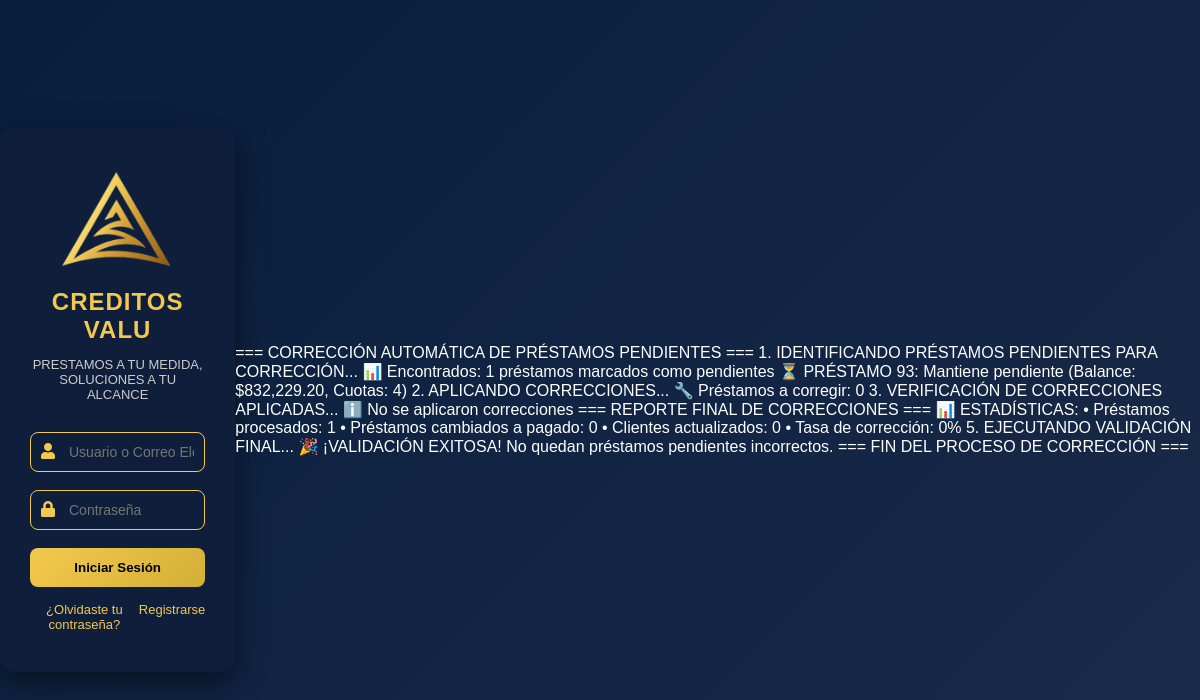
Before: /fix_pending_loans_status.php with the older database file.
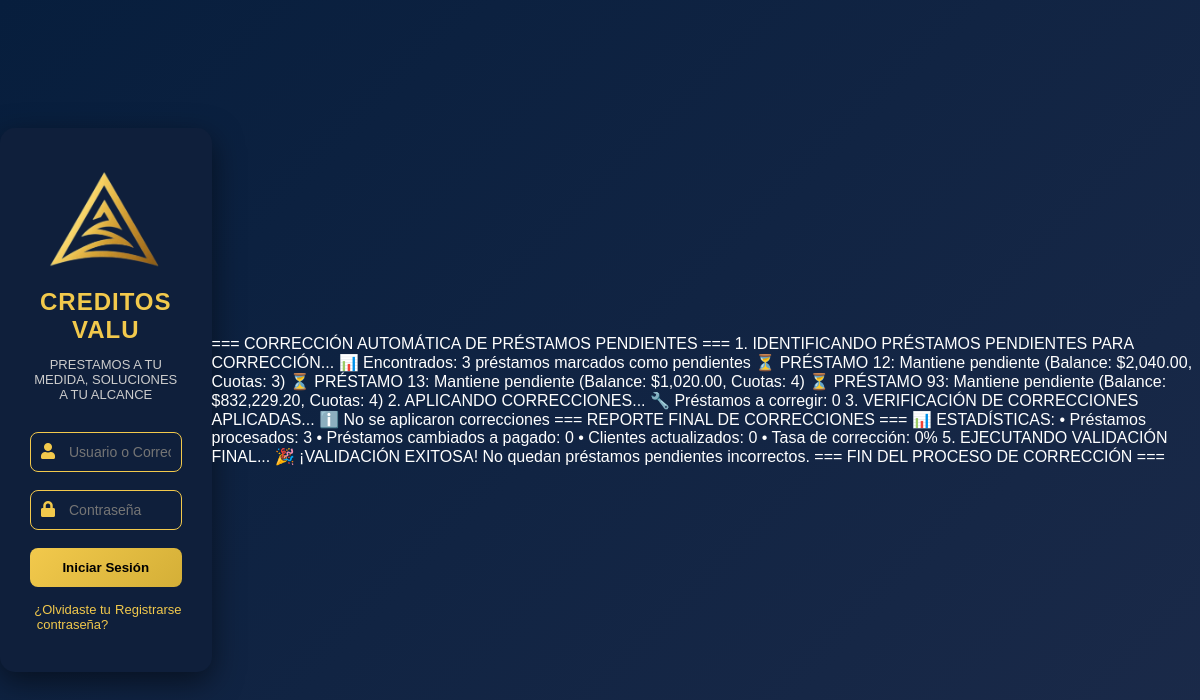
After: the same page with the newer database file.
### tables this page shows
CREATE TABLE `loans` (
  `id` int(11) NOT NULL,
  `num_prestamo` int(11) NOT NULL DEFAULT 0,
  `customer_id` int(11) NOT NULL,
  `credit_amount` decimal(15,2) NOT NULL,
  `balance` decimal(15,2) DEFAULT 0.00,
  `interest_amount` decimal(15,2) NOT NULL,
  `num_fee` int(3) NOT NULL,
  `fee_amount` decimal(10,2) NOT NULL,
  `payment_m` varchar(15) NOT NULL,
  `amortization_type` enum('francesa','estaunidense','mixta') NOT NULL,
  `coin_id` int(11) NOT NULL,
  `date` date NOT NULL,
  `status` bit(1) NOT NULL DEFAULT b'1',
  `created_by` int(11) DEFAULT NULL,
  `assigned_user_id` int(11) DEFAULT NULL,
  `tipo_cliente` enum('normal','especial') DEFAULT 'normal'
);

### fix_pending_loans_status.php (the view, shortened to what the changed rows need)
<?php
$CI =& get_instance();
$corrections_made = [
    'loans_to_paid' => 0,
    'customers_updated' => 0,
    'total_processed' => 0,
    'logs' => []
];
$query_pending_loans = $CI->db->query("
    SELECT
        l.id as loan_id,
        l.customer_id,
        l.status as loan_status,
        l.amortization_type,
        COALESCE(calc.total_expected, 0) as total_expected,
        COALESCE(calc.total_paid, 0) as total_paid,
        COALESCE(calc.balance_amount, 0) as balance_amount,
        COALESCE(calc.pending_installments, 0) as pending_installments,
        COALESCE(calc.condoned_count, 0) as condoned_count
    FROM loans l
    LEFT JOIN (
        SELECT
            li.loan_id,
            SUM(CASE WHEN li.extra_payment != 3 THEN COALESCE(li.fee_amount, 0) ELSE 0 END) AS total_expected,
            SUM(COALESCE(li.interest_paid, 0) + COALESCE(li.capital_paid, 0)) AS total_paid,
            GREATEST(0, SUM(CASE WHEN li.extra_payment != 3 THEN COALESCE(li.fee_amount, 0) ELSE 0 END) - SUM(COALESCE(li.interest_paid, 0) + COALESCE(li.capital_paid, 0))) AS balance_amount,
            SUM(CASE WHEN li.status IN (1, 3) THEN 1 ELSE 0 END) AS pending_installments,
            SUM(CASE WHEN li.extra_payment = 3 THEN 1 ELSE 0 END) AS condoned_count
        FROM loan_items li
        GROUP BY li.loan_id
    ) calc ON calc.loan_id = l.id
    WHERE l.status = 1  -- Solo préstamos marcados como pendientes
    ORDER BY l.id
");
$pending_loans = $query_pending_loans->result();
echo "   📊 Encontrados: " . count($pending_loans) . " préstamos marcados como pendientes\n\n";
$loans_to_fix = [];
foreach ($pending_loans as $loan) {
    $corrections_made['total_processed']++;
    $should_be_paid = false;
    $reason = '';
    if ($should_be_paid) {
        $loans_to_fix[] = [
            'loan' => $loan,
            'reason' => $reason
        ];
        echo "   ✅ PRÉSTAMO {$loan->loan_id}: {$reason}\n";
        echo "      Balance: $" . number_format($loan->balance_amount, 2) . ", Cuotas pendientes: {$loan->pending_installments}, Condonadas: {$loan->condoned_count}\n";
    } else {
        echo "   ⏳ PRÉSTAMO {$loan->loan_id}: Mantiene pendiente (Balance: $" . number_format($loan->balance_amount, 2) . ", Cuotas: {$loan->pending_installments})\n";
    }
}
echo "   • Préstamos procesados: {$corrections_made['total_processed']}\n";
?>

Changed rows visible on the page:
now on this page (row edited): loans: id "12", balance_amount "2,040.00", pending_installments "3"
now on this page (row edited): loans: id "13", balance_amount "1,020.00", pending_installments "4"
shown differently, row unchanged: loans id 93: status "1" → (not shown)
Other visible differences:
count($pending_loans): "1" → "3"
$corrections_made['total_processed']: (not shown) → "3"
